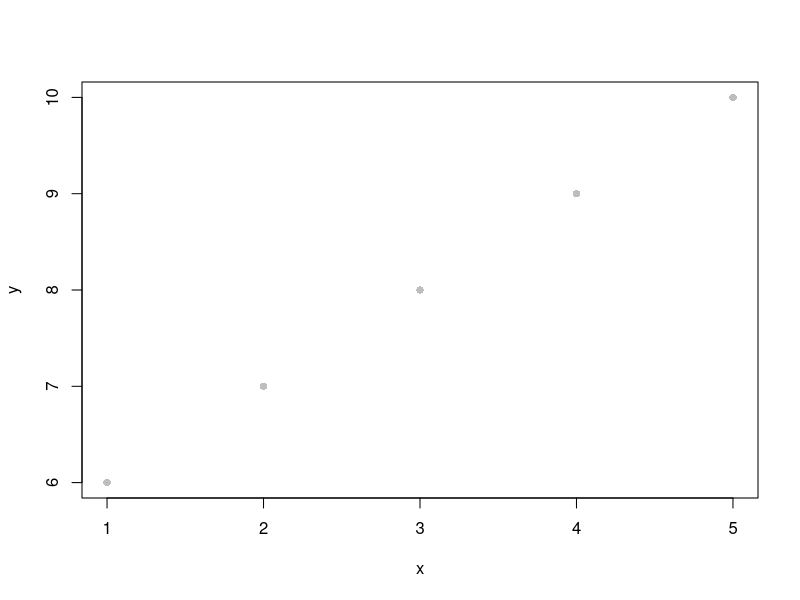
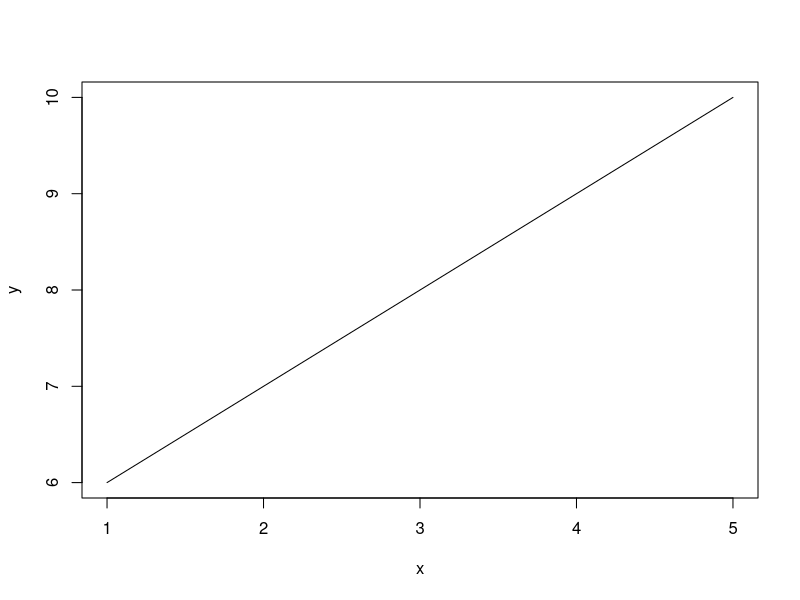
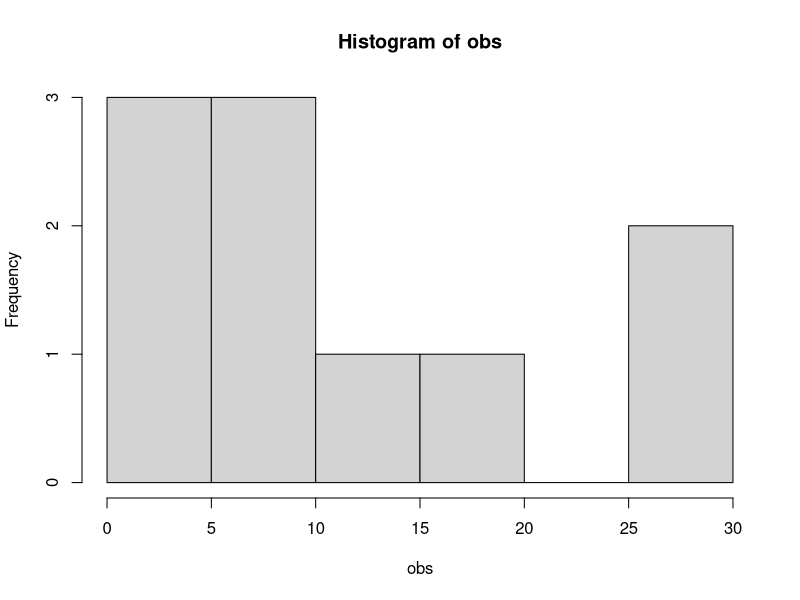
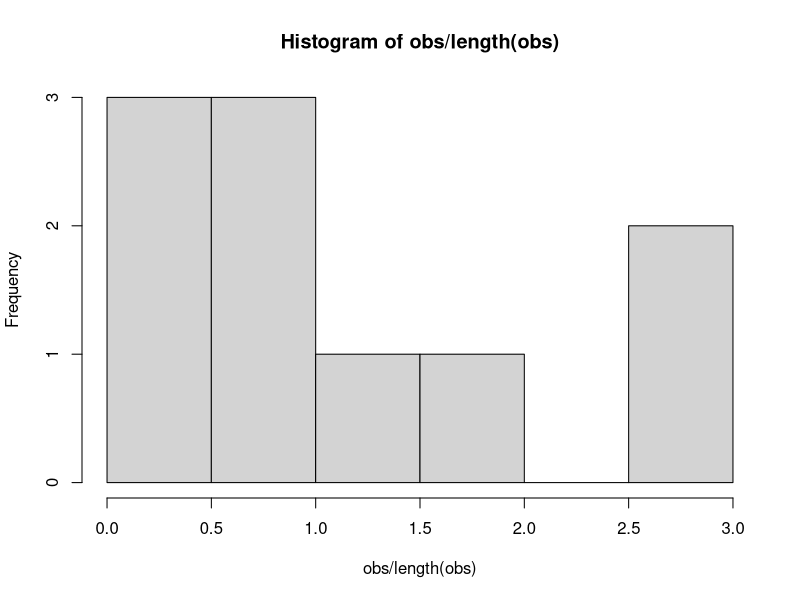
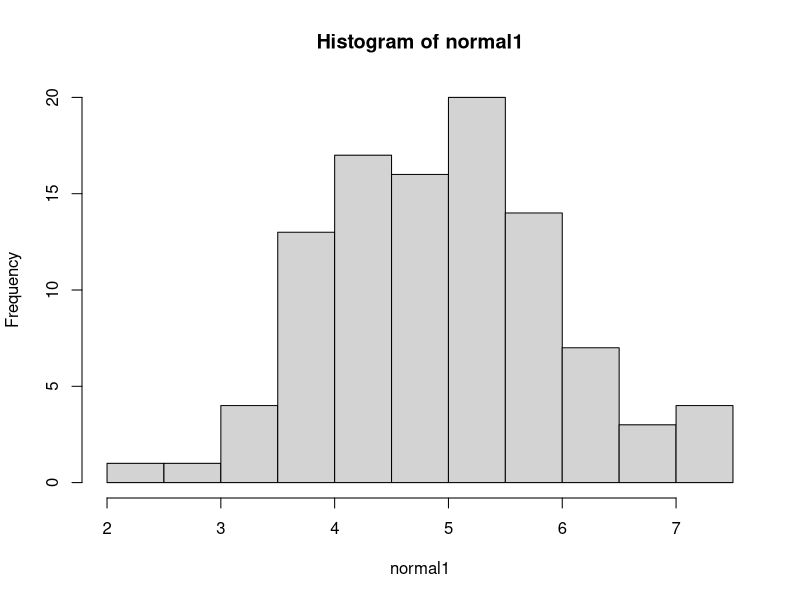

Write the R code that produced these figures, in order.
########################################
### R for Absolute Beginners: Day 1 ####
########################################
# Woe betide those using the Danish keyboard!
# tilde: alt + ^ + space (macs)
# curly brackets: option + shift + 8 og 9

# R Base and extensions (packages)
# R Studio: script writer, console, graphs, history of objects
# Object oriented program: text, data points, vectors, matrices, graphs, etc.
# case sensitive
# "send" command is: CTRL+R for PC, or command+return for Mac

# 1. Create a working directory (folder)!
# 2. Set your working directory!
setwd()
setwd("C:/Users/au624473/OneDrive - Aarhus Universitet/Desktop/R Stuff")

# 3. Install and load Packages ##

install.packages("psych")
remove.packages("psych")
library("psych")

###########################
### Introduction and basic data management

# Object creation
x <- "what's up?" # note 1
x
y <- 2
y

str(x) # str is your LIFE
str(y) # str is your LIFE
class(y) # class! New one for me!

mean(x) # errors!

x <- c(1, 2, 3, 4, 5) # concatenate
x
str(x) 
x <- 1:5
x
str(x)
x * 2
t(x)

y <- 6:10
z <- c(x, y) # concatenate
z <- rbind(x, y) # bind as rows
z <- cbind(x, y) # bind as columns
z
z <- data.frame(x, y) # bind the columns into a dataframe
z
z$x # $ = sub
z$y

View(z) 
View(t(z))

z # indexing (like matrix notation)
z[1, 1]
z[1, 2]
z[4,2]
z[1,]
z[ ,2]

#####################################
### Working with data 

## Intuitive basic operations
plot(z, pch = 16, col = "grey")
plot(z, type = "l")

corxy <- cor.test(z$x, z$y)
corxy
?cor.test # help!

## Basic Operations
obs <- c(2, 5, 5, 6, 10, 10, 12, 18, 29, 29)
sum(obs)
sum(obs)/length(obs)
mean(obs)
sd(obs)

obs - mean(obs)
(obs - mean(obs))^2
hist(obs)
hist(obs/length(obs))

## Draw from distributions
n <- 100
set.seed(666) # the number of the beast

normal1 <- rnorm(n, 5, 1)
hist(normal1)

binom1 <- rbinom(n, 1, 0.7)
table(binom1)
table(binom1)/n

## Prepackaged data
data("mtcars")
str(mtcars)

## Explore!
